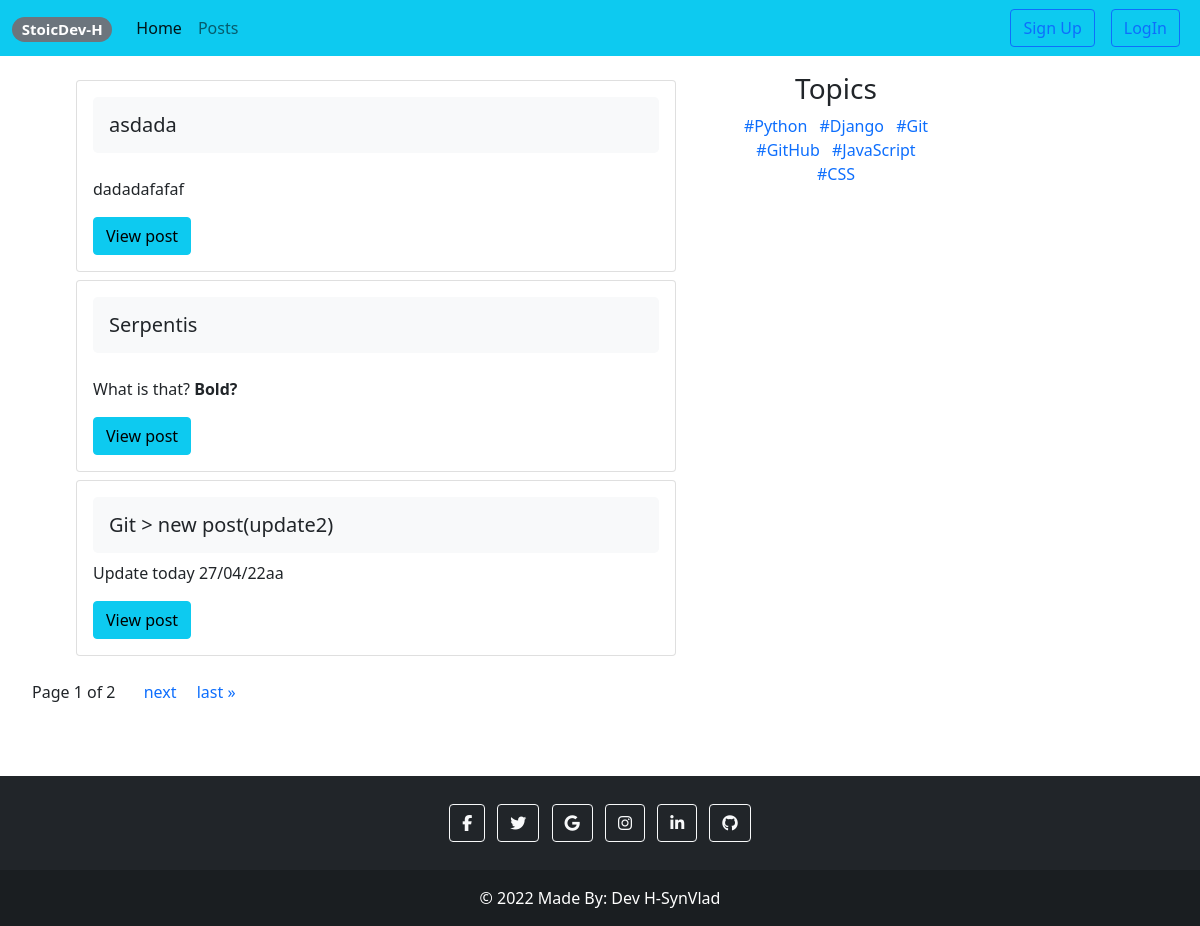
Screenshot of /show-all-posts/ with the database file from the repository.
### post/models.py (models this page shows, shortened)
class Post(models.Model):
    topic = models.ForeignKey(Topic, on_delete=models.SET_NULL, null=True)
    title = models.CharField(max_length=255)
    description = RichTextField(blank=True)
    like_count = models.IntegerField(default=0)
    dislike_count = models.IntegerField(default=0)
    active = models.BooleanField(default=True)
    created_at = models.DateTimeField(auto_now_add=True)
    updated_at = models.DateTimeField(auto_now=True)
    class Meta:
        ordering = ['-updated_at', '-created_at']

class Topic(models.Model):
    name = models.CharField(max_length=200)
    def __str__(self): return self.name

### post/views.py (the view)
# urls.py: path('show-all-posts/', views.AllPostListView.as_view(), name='show_all_posts'),
class AllPostListView(ListView):
    model = Post
    template_name = 'post/show-all-post.html'
    context_object_name = 'all_posts'
    queryset = Post.objects.filter(active=True)
    paginate_by = 3
    def get_context_data(self, **kwargs):
        context = super().get_context_data(**kwargs)
        context['all_topics'] = Topic.objects.all()
        return context

### templates/post/show-all-post.html (shortened to what this page needs)
{% extends 'base.html' %}
{% block content %}
    <div class="d-flex">
        <div class="content d-flex flex-column" style="max-width:70vw; min-width:60vw">
            {% for post in all_posts %}
                <div class="col-10 mx-auto">
                    <div class="card mt-2">
                        <div class="card-body">
                            <h5 class="card-title bg-light p-3 rounded-3">{{ post.title }}</h5>
                            <p class="card-text"
                               style="max-width:190ch; white-space: nowrap; text-overflow: ellipsis; overflow:hidden">{{ post.description|safe }}</p>
                            <a href="{% url 'details_post' post.id %}" class="view btn btn-info">View post</a>
                        </div>
                    </div>
                </div>
            {% endfor %}
            <div class="pagination mt-4">
                <span class="step-links">
                    <span class="current mx-3">
                        Page {{ page_obj.number }} of {{ page_obj.paginator.num_pages }}
                    </span>
                    {% if page_obj.has_next %}
                        <a href="?page={{ page_obj.next_page_number }}" class="mx-2">next</a>
                        <a href="?page={{ page_obj.paginator.num_pages }}" class="mx-2">last &raquo;</a>
                    {% endif %}
                </span>
            </div>
        </div>
    </div>
    <div class="d-flex flex-column text-center" style="max-width:200px; max-height: 600px">
        <h3>Topics</h3>
        <div class="flex-row">
            {% for topic in all_topics %}
                <a href="#" class="p-1 my-1">#{{ topic}}</a>
            {% endfor %}
        </div>
    </div>
{% endblock %}

### templates/base.html (style rules this page uses)
a { text-decoration: none; }

### rows the page displays
Post: title "asdada", description "dadadafafaf"
Post: title "Serpentis", description "What is that? Bold?"
Post: title "Git > new post(update2)", description "Update today 27/04/22aa"
Topic: name "Python"
Topic: name "Django"
Topic: name "Git"
Topic: name "GitHub"
Topic: name "JavaScript"
Topic: name "CSS"

### other values shown
{{ page_obj.number }} "1"
{{ page_obj.paginator.num_pages }} "2"
